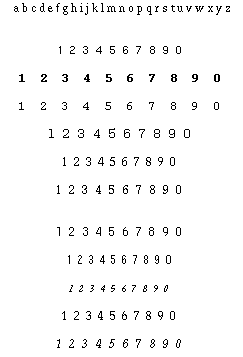
%> input picture Scripts/Psych - Chloe/Pattern/arvtest.pgm, 243 x 357 px
$ octave --eval "result = random(imread('arvtest.pgm'));"   (GNU Octave 9; MATLAB toolbox functions it lacks are replaced by stand-ins)
%> lines starting %> are read from the running program, lines starting %| are printed output that depends on the picture; in (x1, y1, x2, y2) boxes, pixels count from 0 and x2, y2 are one past the last pixel; in counts of white or black regions, pixels touching at a corner belong together; the program's own positions count from 1
function out = random(input)
out = [];
% rotI = imread('digits2.pgm');
rotI = input;
BW = edge(rotI,'canny');
[H,T,R] = hough(BW);
imshow(H,[],'XData',T,'YData',R,...
            'InitialMagnification','fit');
xlabel('\theta'), ylabel('\rho');
% axis on, axis normal, hold on;
P  = houghpeaks(H,5,'threshold',ceil(0.3*max(H(:))));
x = T(P(:,2)); y = R(P(:,1));
plot(x,y,'s','color','white');
% Find lines and plot them
lines = houghlines(BW,T,R,P,'FillGap',5,'MinLength',7)
figure, imshow(rotI), hold on
max_len = 0;
for k = 1:length(lines)
   xy = [lines(k).point1; lines(k).point2];
   out = [out;xy];
   plot(xy(:,1),xy(:,2),'LineWidth',2,'Color','green');

   % Plot beginnings and ends of lines
   plot(xy(1,1),xy(1,2),'x','LineWidth',2,'Color','yellow');
   plot(xy(2,1),xy(2,2),'x','LineWidth',2,'Color','red');

   % Determine the endpoints of the longest line segment
   len = norm(lines(k).point1 - lines(k).point2);
   if ( len > max_len)
      max_len = len;
      xy_long = xy;
   end
end

% highlight the longest line segment
plot(xy_long(:,1),xy_long(:,2),'LineWidth',2,'Color','blue');
%> in random, rotI is the input picture: size 357x243 uint8; 97.2% white; black in thin lines or dots, all inside (x1, y1, x2, y2) = (14, 3, 230, 348)
%> in random, `BW = edge(rotI,'canny');`:
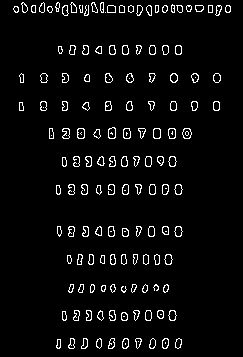
%> BW: size 357x243 logical; 4.4% white in thin lines or dots, all inside (x1, y1, x2, y2) = (13, 2, 231, 349)
%> in random, `[H,T,R] = hough(BW);`:
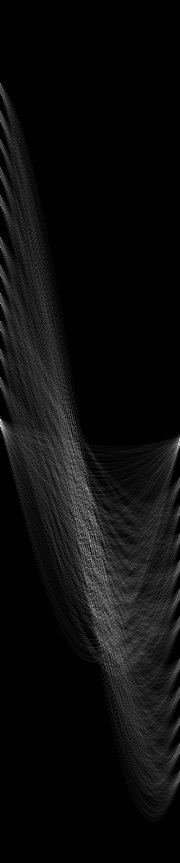
%> H: size 863x180 double; min 0, max 88, mean 4.5; drawn with min black and max white
%> in random, `[H,T,R] = hough(BW);`: T = 180 values from -90 to 89; R = 863 values from -431 to 431
%> in random, `P  = houghpeaks(H,5,'threshold',ceil(0.3*max(H(:))));`: P = [427 1; 606 93; 546 91; 512 89; 617 97]
%> in random, `x = T(P(:,2))`: x = [-90 2 0 -2 6]
%> in random, `y = R(P(:,1))`: y = [-5 174 114 80 185]
%> in random, `plot(x,y,'s','color','white');`:
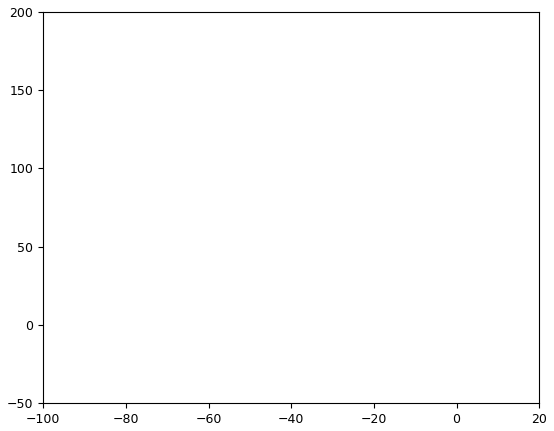
%> figure redrawn from the program's plot data
%> in random, `lines = houghlines(BW,T,R,P,'FillGap',5,'MinLength',7)`: lines = 27 lines; longest, point1 to point2 (x, y): (57, 6) to (114, 6), (165, 6) to (182, 6), (188, 6) to (203, 6), (33, 6) to (45, 6), (209, 6) to (221, 6), (149, 6) to (159, 6)
%> the loop in random, `for k = 1:length(lines)` made 27 passes
%> (len, max_len, xy_long) on pass 1: (12, 12, [33 6; 45 6])
%> (out, len, max_len) on pass 2: ([33 6; 45 6; 57 6; 114 6], 57, 57)
%> after the loop in random, `for k = 1:length(lines)`: out = 54 rows, first 12: [33 6; 45 6; 57 6; 114 6; 149 6; 159 6; 165 6; 182 6; 188 6; 203 6; 209 6; 221 6]
%> `result = random(imread('arvtest.pgm'));`:
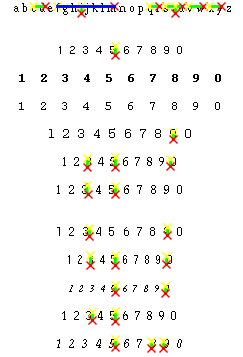
%> figure redrawn from the program's plot data
%> `result = random(imread('arvtest.pgm'));`: result has the same summary as out in random

$ run again, on Scripts/Psych - Chloe/Pattern/design.pgm
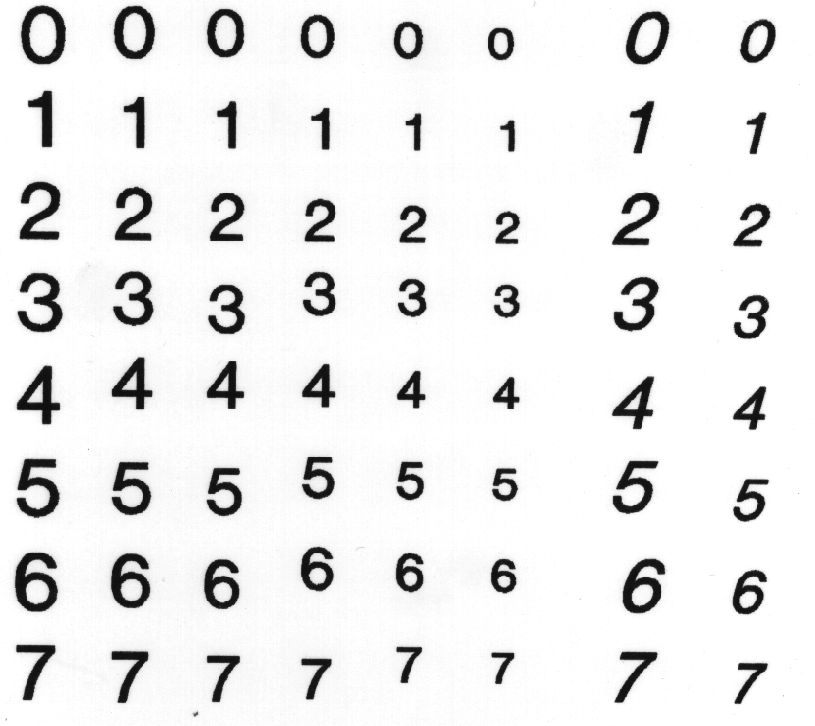
%> input picture Scripts/Psych - Chloe/Pattern/design.pgm, 815 x 726 px
%> in random, rotI is the input picture: size 726x815 uint8; min 13, max 255, mean 234.3
%> in random, `BW = edge(rotI,'canny');`:
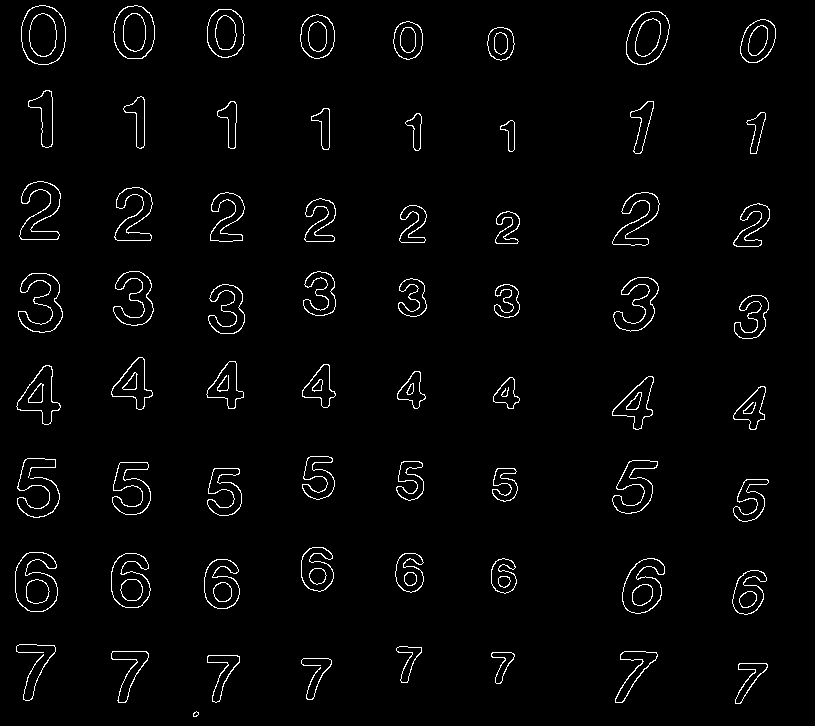
%> BW: size 726x815 logical; 2.4% white in thin lines or dots
%> T = 180 values from -90 to 89; R = 2183 values from -1091 to 1091
%> P = [1236 91; 1148 93; 862 2; 1421 91; 1320 91]
%> x = [0 2 -89 0 0]
%> y = [144 56 -230 329 228]
%> lines = 14 lines; longest, point1 to point2 (x, y): (145, 100) to (145, 146), (330, 110) to (330, 148), (145, 360) to (145, 390), (229, 120) to (229, 148), (53, 103) to (53, 130), (32, 232) to (58, 232)
%> the loop in random, `for k = 1:length(lines)` made 14 passes
%> (len, max_len, xy_long) on pass 1: (46, 46, [145 100; 145 146])
%> after the loop in random, `for k = 1:length(lines)`: out = 28 rows, first 12: [145 100; 145 146; 145 360; 145 390; 145 398; 145 407; 43 389; 43 402; 53 103; 53 130; 32 232; 58 232]
%> `result = random(imread('arvtest.pgm'));`:
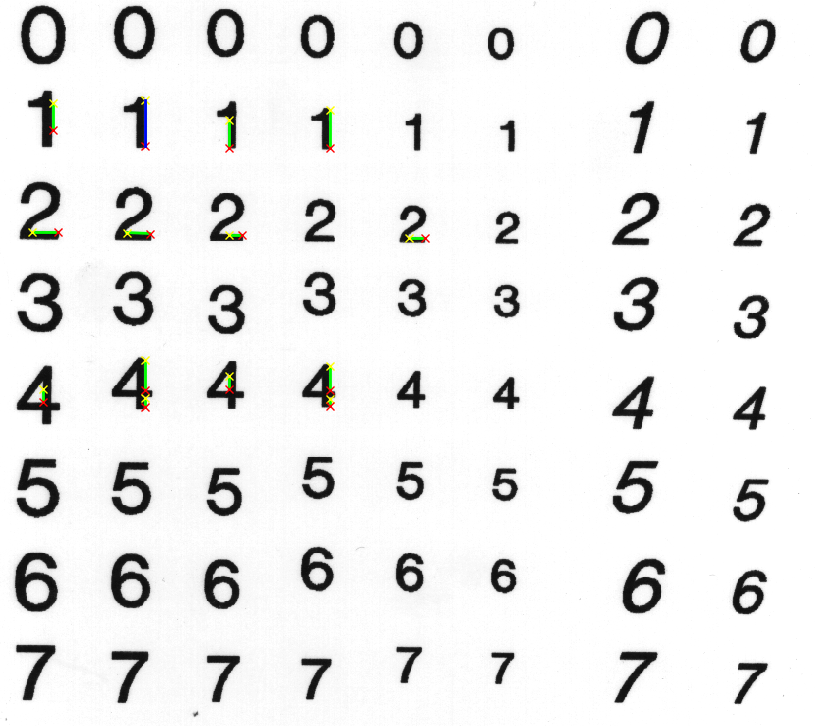
%> figure redrawn from the program's plot data
%> result has the same summary as out in random

$ run again, on Scripts/Psych - Chloe/Pattern/digits.pgm
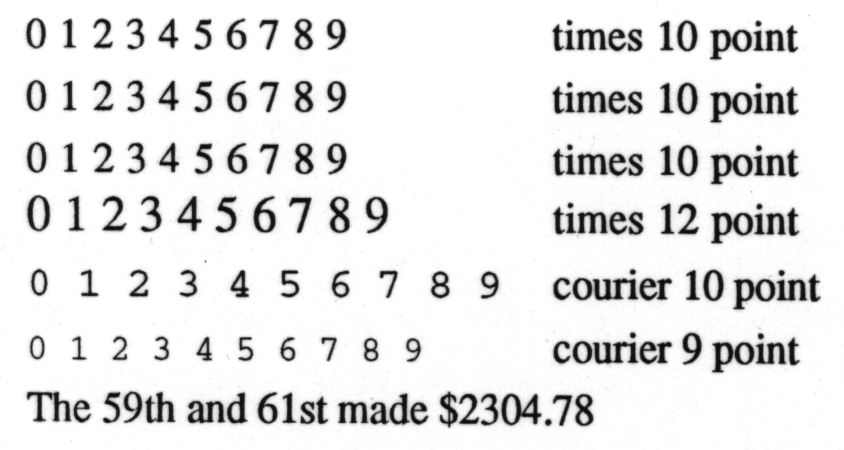
%> input picture Scripts/Psych - Chloe/Pattern/digits.pgm, 844 x 450 px
%> in random, rotI is the input picture: size 450x844 uint8; min 9, max 255, mean 230.3
%> in random, `BW = edge(rotI,'canny');`:
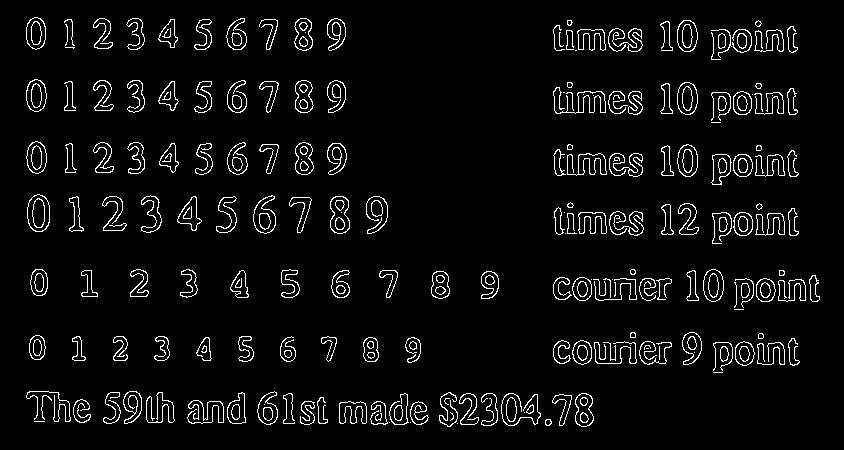
%> BW: size 450x844 logical; 4.9% white in thin lines or dots, all inside (x1, y1, x2, y2) = (26, 17, 820, 427)
%> T = 180 values from -90 to 89; R = 1913 values from -956 to 956
%> P = [535 1; 661 1; 563 4; 615 1; 689 2]
%> x = [-90 -90 -87 -90 -89]
%> y = [-422 -296 -394 -342 -268]
%> lines = 39 lines; longest, point1 to point2 (x, y): (440, 419) to (486, 421), (743, 297) to (779, 297), (569, 297) to (596, 297), (373, 415) to (395, 416), (190, 423) to (212, 423), (189, 405) to (208, 406)
%> the loop in random, `for k = 1:length(lines)` made 39 passes
%> (len, max_len, xy_long) on passes 1, 12, 14, 24: (7, 7, [125 423; 132 423]), (27, 27, [569 297; 596 297]), (36, 36, [743 297; 779 297]), (46.04, 46.04, [440 419; 486 421])
%> after the loop in random, `for k = 1:length(lines)`: out = 78 rows, first 12: [125 423; 132 423; 149 423; 162 423; 190 423; 212 423; 313 423; 320 423; 340 423; 357 423; 363 423; 372 423]
%> `result = random(imread('arvtest.pgm'));`:
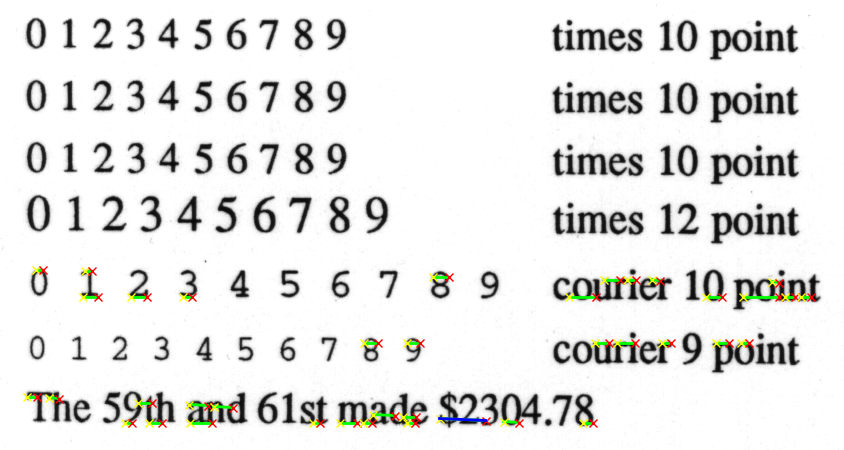
%> figure redrawn from the program's plot data
%> result has the same summary as out in random

$ run again, on Scripts/Psych - Chloe/Pattern/ones.pgm
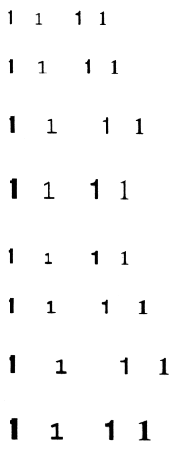
%> input picture Scripts/Psych - Chloe/Pattern/ones.pgm, 179 x 451 px
%> in random, rotI is the input picture: size 451x179 uint8; min 1, max 255, mean 249.4
%> in random, `BW = edge(rotI,'canny');`:
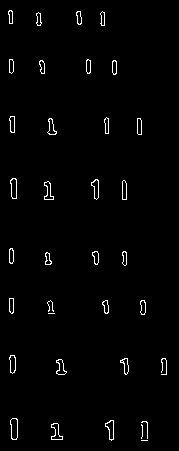
%> BW: size 451x179 logical; 1.6% white in thin lines or dots, all inside (x1, y1, x2, y2) = (8, 10, 167, 441)
%> T = 180 values from -90 to 89; R = 969 values from -484 to 484
%> P = [493 90; 521 88; 532 90; 597 88; 560 86]
%> x = [-1 -3 -1 -3 -5]
%> y = [8 36 47 112 75]
%> lines = 18 lines; longest, point1 to point2 (x, y): (123, 182) to (124, 200), (12, 180) to (12, 197), (55, 424) to (56, 440), (50, 119) to (50, 135), (51, 184) to (51, 200), (11, 117) to (11, 132)
%> the loop in random, `for k = 1:length(lines)` made 18 passes
%> (len, max_len, xy_long) on passes 1, 14: (13, 13, [10 60; 10 73]), (18.03, 18.03, [123 182; 124 200])
%> after the loop in random, `for k = 1:length(lines)`: out = 36 rows, first 12: [10 60; 10 73; 11 117; 11 132; 12 180; 12 197; 14 299; 14 313; 38 14; 38 26; 40 62; 41 72]
%> `result = random(imread('arvtest.pgm'));`:
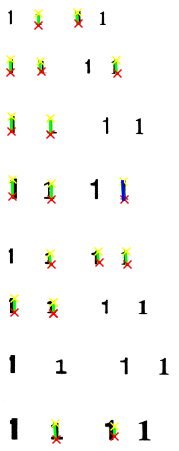
%> figure redrawn from the program's plot data
%> result has the same summary as out in random
